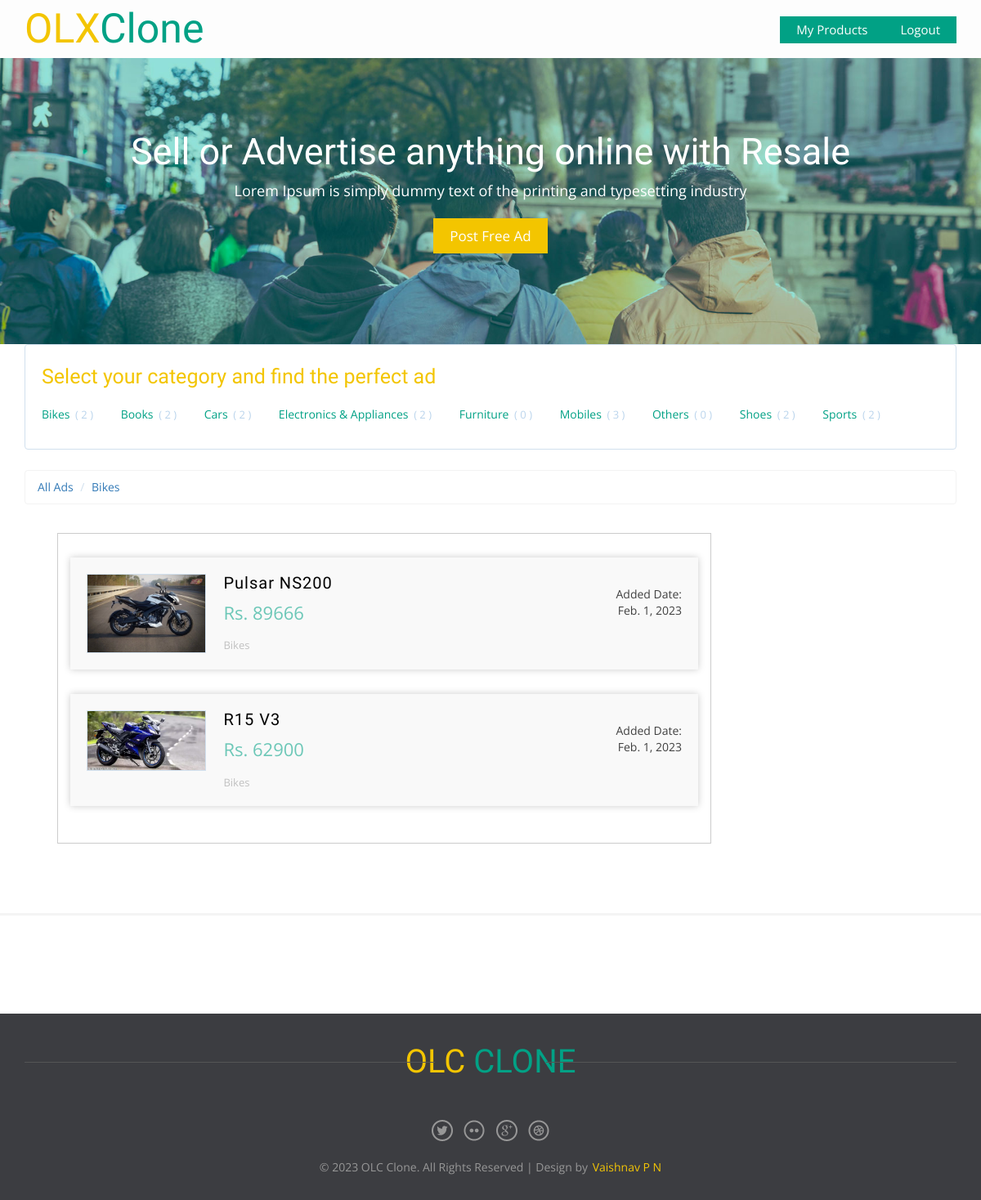
Page /list/bikes (signed in) on the committed database.
### products/models.py (models this page shows, shortened)
class Category(models.Model):
    category_name = models.CharField(max_length=50)
    slug = models.SlugField(blank=True, null=True)
    class Meta:
        verbose_name = 'category'
        verbose_name_plural = 'categories'
    def __str__(self):
        return self.category_name

class Products(models.Model):
    name = models.CharField(max_length=100)
    owner = models.ForeignKey(User, on_delete=models.CASCADE)
    description = models.CharField(max_length=300)
    price = models.PositiveIntegerField()
    created_date = models.DateField(auto_now_add=True)
    category = models.ForeignKey('Category', on_delete=models.SET_NULL, null=True)
    image = models.ImageField(upload_to='product_main_image', blank=True, null=True)
    slug = models.SlugField(blank=True, null=True)

### products/views.py (the view)
    def wrapper(request, *args, **kwargs):
        if not request.user.is_authenticated:
            messages.error(request, 'you must login')
            return redirect('signin')
        else:
            return fn(request, *args, **kwargs)

### products/views.py (called while the page is built)
def signin_requrird(fn):
    def wrapper(request, *args, **kwargs):
        if not request.user.is_authenticated:
            messages.error(request, 'you must login')
            return redirect('signin')
        else:
            return fn(request, *args, **kwargs)
    return wrapper

@signin_requrird
def productlist(request, category_slug=None):
    category = None
    productlist = Products.objects.all()
    catagorylist = Category.objects.annotate(total_products=Count('products'))
    if category_slug:
        category = Category.objects.get(slug=category_slug)
        productlist = Products.objects.filter(category=category)
    template = 'product_list.html'
    context = {'products': productlist, 'catagory_list': catagorylist, 'category': category}
    return render(request, template, context)

### products/templates/product_list.html (shortened to what this page needs)
{% extends 'base.html' %}
{% block body %}
	<div class="total-ads main-grid-border">
		<div class="container">
			<div class="all-categories">
				<h3> Select your category and find the perfect ad</h3>
				<ul class="all-cat-list">
                    {% for catagory in catagory_list %}
                        <li><a href="{% url 'list_category' catagory.slug %}">{{ catagory }} <span class="num-of-ads">( {{ catagory.total_products}} )</span></a></li>
                    {% endfor %}
				</ul>
			</div>
			<ol class="breadcrumb" style="margin-bottom: 5px;">
                <li class="active"><a href="{% url 'list' %}">All Ads</a></li>
                {% if category %}
                    <li class="active"><a href="{% url 'list' %}">{{ category}}</a></li>
                {% endif %}
			</ol>
			<div class="ads-grid">
				<div class="ads-display col-md-9">
					<div class="wrapper">
					<div class="bs-example bs-example-tabs" role="tabpanel" data-example-id="togglable-tabs">
					  <div id="myTabContent" class="tab-content">
						<div role="tabpanel" class="tab-pane fade in active" id="home" aria-labelledby="home-tab">
						   <div>
												<div id="container">
							<ul class="list">
                                {% for product in products %}
								<a href="{% url 'detail' product.slug %}">
									<li>
                                        {% if product.image %}
                                            <img src="{{ product.image.url}}" title="" alt="" />
                                        {% else %}
                                            <img src="images/m1.jpg" title="" alt="" />
                                        {% endif %}
									<section class="list-left">
									<h5 class="title">{{ product.name }}</h5>
									<span class="adprice">Rs. {{ product.price }}</span>
									<p class="catpath">{{ product.category}}</p>
									</section>
									<section class="list-right">
									<span class="date">Added Date: {{ product.created_date}}</span>
									</section>
									<div class="clearfix"></div>
									</li>
								</a>
                                {% endfor %}
							</ul>
						</div>
							</div>
						</div>
					  </div>
					</div>
				</div>
				</div>
				<div class="clearfix"></div>
			</div>
		</div>
	</div>
{% endblock body %}

### templates/base.html (shortened to what this page needs)
{% load static %}
<!DOCTYPE html>
<html>
<head>
<link rel="stylesheet" href="{% static 'css/bootstrap.min.css' %}">
<link rel="stylesheet" href="{% static 'css/bootstrap-select.css' %}">
<link href="{% static 'css/style.css' %}" rel="stylesheet" type="text/css" media="all" />
<link rel="stylesheet" href="{% static 'css/flexslider.css' %}" type="text/css" media="screen" />
<link rel="stylesheet" href="{% static 'css/font-awesome.min.css' %}" />
<link href="{% static 'css/jquery.uls.css' %}" rel="stylesheet"/>
<link href={% static '"css/jquery.uls.grid.css' %}" rel="stylesheet"/>
<link href="{% static 'css/jquery.uls.lcd.css' %}" rel="stylesheet"/>
</head>
<body>
	<div class="header">
		<div class="container">
			<div class="logo">
				<a href="{% url 'list' %}"><span>OLX</span>Clone</a>
			</div>
            <div class="header-right">
			<a class="account" href="{% url 'signout' %}">Logout</a>
		</div>
			<div class="header-right">
			<a class="account" href="{% url 'myproduct' %}">My Products</a>
		</div>
		</div>
	</div>
	<div class="main-banner banner text-center">
	  <div class="container">
			<h1>Sell or Advertise   <span class="segment-heading">    anything online </span> with Resale</h1>
			<p>Lorem Ipsum is simply dummy text of the printing and typesetting industry</p>
			<a href="{% url 'add_product' %}">Post Free Ad</a>
	  </div>
	</div>
        {% block body %}
        {% endblock body %}
		<footer>
			<div class="footer-top">
			</div>
			<div class="footer-bottom text-center">
			<div class="container">
				<div class="footer-logo">
					<a href="index.html"><span>OLC</span> CLONE</a>
				</div>
				<div class="footer-social-icons">
					<ul>
						<li><a class="twitter" href="https://twitter.com/vaishnav__OO7"><span>Twitter</span></a></li>
						<li><a class="flickr" href="#"><span>Flickr</span></a></li>
						<li><a class="googleplus" href="#"><span>Google+</span></a></li>
						<li><a class="dribbble" href="#"><span>Dribbble</span></a></li>
					</ul>
				</div>
				<div class="copyrights">
					<p> © 2023 OLC Clone. All Rights Reserved | Design by  <a href="http://w3layouts.com/"> Vaishnav P N</a></p>
				</div>
			</div>
		</div>
		</footer>
</body>
</html>

### rows in the picture
Category: category_name "Bikes", total_products "2"
Category: category_name "Books", total_products "2"
Category: category_name "Cars", total_products "2"
Category: category_name "Electronics & Appliances", total_products "2"
Category: category_name "Furniture", total_products "0"
Category: category_name "Mobiles", total_products "3"
Category: category_name "Others", total_products "0"
Category: category_name "Shoes", total_products "2"
Category: category_name "Sports", total_products "2"
Products: image (picture), name "Pulsar NS200", price "89666", category "Bikes", created_date "Feb. 1, 2023"
Products: image (picture), name "R15 V3", price "62900", category "Bikes", created_date "Feb. 1, 2023"
